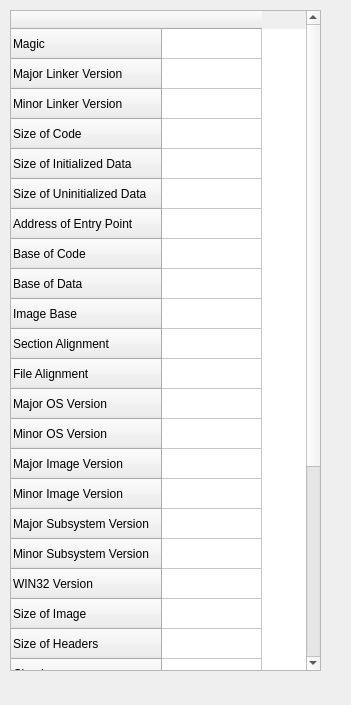
<?xml version="1.0" encoding="UTF-8"?>
<ui version="4.0">
 <class>OHInformation</class>
 <widget class="QDockWidget" name="OHInformation">
  <property name="geometry">
   <rect>
    <x>0</x>
    <y>0</y>
    <width>351</width>
    <height>705</height>
   </rect>
  </property>
  <property name="windowTitle">
   <string>Optional Header Information</string>
  </property>
  <widget class="QWidget" name="dockWidgetContents">
   <widget class="QTableWidget" name="OHTable">
    <property name="geometry">
     <rect>
      <x>10</x>
      <y>10</y>
      <width>311</width>
      <height>661</height>
     </rect>
    </property>
    <row>
     <property name="text">
      <string>Magic</string>
     </property>
    </row>
    <row>
     <property name="text">
      <string>Major Linker Version</string>
     </property>
    </row>
    <row>
     <property name="text">
      <string>Minor Linker Version</string>
     </property>
    </row>
    <row>
     <property name="text">
      <string>Size of Code</string>
     </property>
    </row>
    <row>
     <property name="text">
      <string>Size of Initialized Data</string>
     </property>
    </row>
    <row>
     <property name="text">
      <string>Size of Uninitialized Data</string>
     </property>
    </row>
    <row>
     <property name="text">
      <string>Address of Entry Point</string>
     </property>
    </row>
    <row>
     <property name="text">
      <string>Base of Code</string>
     </property>
    </row>
    <row>
     <property name="text">
      <string>Base of Data</string>
     </property>
    </row>
    <row>
     <property name="text">
      <string>Image Base</string>
     </property>
    </row>
    <row>
     <property name="text">
      <string>Section Alignment</string>
     </property>
    </row>
    <row>
     <property name="text">
      <string>File Alignment</string>
     </property>
    </row>
    <row>
     <property name="text">
      <string>Major OS Version</string>
     </property>
    </row>
    <row>
     <property name="text">
      <string>Minor OS Version</string>
     </property>
    </row>
    <row>
     <property name="text">
      <string>Major Image Version</string>
     </property>
    </row>
    <row>
     <property name="text">
      <string>Minor Image Version</string>
     </property>
    </row>
    <row>
     <property name="text">
      <string>Major Subsystem Version</string>
     </property>
    </row>
    <row>
     <property name="text">
      <string>Minor Subsystem Version</string>
     </property>
    </row>
    <row>
     <property name="text">
      <string>WIN32 Version</string>
     </property>
    </row>
    <row>
     <property name="text">
      <string>Size of Image</string>
     </property>
    </row>
    <row>
     <property name="text">
      <string>Size of Headers</string>
     </property>
    </row>
    <row>
     <property name="text">
      <string>Checksum</string>
     </property>
    </row>
    <row>
     <property name="text">
      <string>Subsystem</string>
     </property>
    </row>
    <row>
     <property name="text">
      <string>DLL Characteristics</string>
     </property>
    </row>
    <row>
     <property name="text">
      <string>Size of Stack Reserve</string>
     </property>
    </row>
    <row>
     <property name="text">
      <string>Size of Stack Commit</string>
     </property>
    </row>
    <row>
     <property name="text">
      <string>Size of Heap Reserve</string>
     </property>
    </row>
    <row>
     <property name="text">
      <string>Size of Heap Commit</string>
     </property>
    </row>
    <row>
     <property name="text">
      <string>Loader Flags</string>
     </property>
    </row>
    <row>
     <property name="text">
      <string>Number of RVA</string>
     </property>
    </row>
    <column>
     <property name="text">
      <string/>
     </property>
    </column>
   </widget>
  </widget>
 </widget>
 <resources/>
 <connections/>
</ui>
